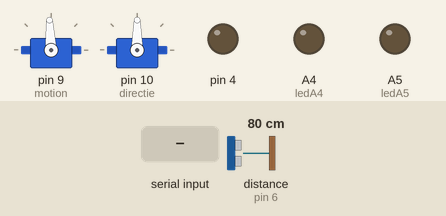
Simulated run of this sketch. Board: Arduino Leonardo, built with avr-gcc and run on an emulated ATmega32U4. Parts: 2 × servo, output pins drawn as LEDs (lit = HIGH). Wiring (inferred from the names in the program): ultrasonic range finder: trigger pin 7; echo pin 6. The test bench sets the inputs (shaded band); at power-on: distance to the obstacle (sensor on pin 6) 80 cm. The echo pulse lasts 58.3 µs per cm; pins used as bus, display or sensor lines are not drawn.

Above: at 8.2 s.
8.3 s: "FL\n" received over the second serial link
At 9.1 s:
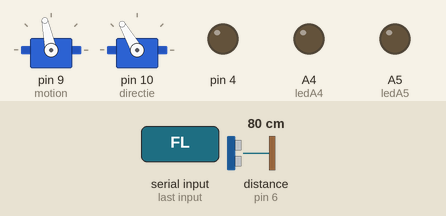
9.8 s: "FR\n" received over the second serial link
At 10.3 s:
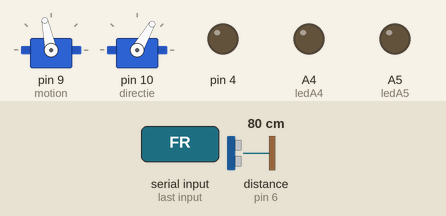
11.3 s: "BL\n" received over the second serial link
At 12.5 s:
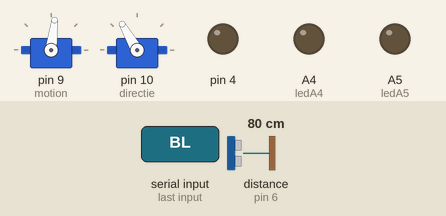
12.8 s: "BR\n" received over the second serial link
At 13.7 s:
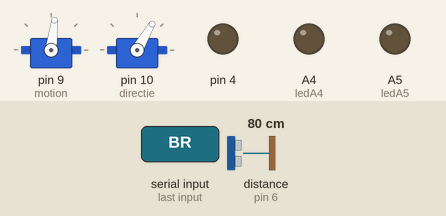
14.3 s: "S\n" received over the second serial link
At 14.9 s:
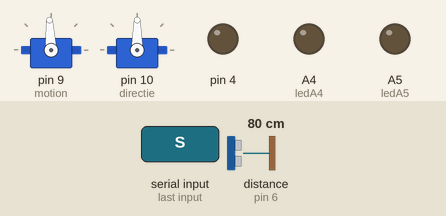
15.8 s: "LF\n" received over the second serial link
At 17.2 s:
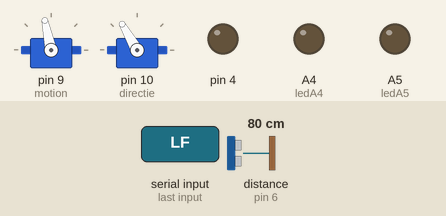
Timing chart, 0 to 18.3 s (numbered marks = the images above; inputs shaded):
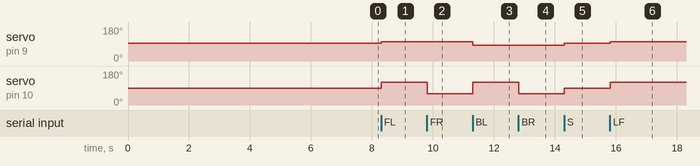

Measured:
- after the input at 8.3 s, servo on pin 9 (motion): 93° → 102° at once; servo on pin 10 (directie): 90° → 120° at once
- after the input at 9.8 s, servo on pin 10 (directie): 120° → 60° at once
- after the input at 11.3 s, servo on pin 9 (motion): 102° → 83° at once; servo on pin 10 (directie): 60° → 120° at once
- after the input at 12.8 s, servo on pin 10 (directie): 120° → 60° at once
- after the input at 14.3 s, servo on pin 9 (motion): 83° → 93° at once; servo on pin 10 (directie): 60° → 90° at once
- after the input at 15.8 s, servo on pin 9 (motion): 93° → 102° at once; servo on pin 10 (directie): 90° → 120° at once

The sketch:

Proiect_PMP.ino
```cpp
#include <Servo.h>

Servo motion;     // Motion servo
Servo directie;    // Direction servo

String command = "";         // Buffer for reading full commands
String currentCommand = "";  // Currently active command
bool stop = false;           // Stop flag

// Constants for HC-SR04
const int TRIG_PIN = 7;  // Ultrasonic sensor TRIG pin
const int ECHO_PIN = 6;  // Ultrasonic sensor ECHO pin

// LEDs
const int ledA4 = A4;
const int ledA5 = A5;
const int ledA6 = A6;

// Variables for distance measurement
float distance = 0;

void setup() {
  // Initialize Serial Communication
  Serial.begin(9600);

  // Initialize Bluetooth Communication (Serial1 for HC-05 on Mega)
  Serial1.begin(9600);

  // Configure ultrasonic sensor pins
  pinMode(TRIG_PIN, OUTPUT);
  pinMode(ECHO_PIN, INPUT);

  // Configure LEDs
  pinMode(ledA4, OUTPUT);
  pinMode(ledA5, OUTPUT);
  pinMode(ledA6, OUTPUT);
  digitalWrite(ledA4, LOW);
  digitalWrite(ledA5, LOW);
  digitalWrite(ledA6, LOW);

  // Attach servos
  motion.attach(9);
  directie.attach(10);

  // Set initial servo positions
  motion.writeMicroseconds(1500);
  directie.write(90);
  delay(7000);
}

void loop() {
  // Measure distance continuously
  distance = measureDistance();

  // Update the stop condition based on distance threshold
  stop = (distance <= 20.0);

  // If a stop condition is met, halt all motion
  if (stop || currentCommand == "S") {
    idle();
    currentCommand = "";  // Clear the active command when stopping
  } else {
    // Execute the current active command if no stop condition
    executeCurrentCommand();
  }

  // Process new commands from Bluetooth
  processCommands();
}

void processCommands() {
  while (Serial1.available() > 0) {
    char incomingChar = Serial1.read(); // Read one character from Bluetooth

    if (incomingChar == '\n') {        // Command delimiter
      command.trim();                  // Remove extra spaces
      if (command == "S") {            // Stop command
        currentCommand = "S";
      } else {
        currentCommand = command;      // Update the current command
      }
      command = "";                    // Clear the command buffer
    } else {
      command += incomingChar;         // Append character to buffer
    }
  }
}

void executeCurrentCommand() {
  if (currentCommand == "FL" || currentCommand == "LF") {
    forwardLeft();
  } else if (currentCommand == "FR" || currentCommand == "RF") {
    forwardRight();
  } else if (currentCommand == "BL" || currentCommand == "LB") {
    backwardLeft();
  } else if (currentCommand == "BR" || currentCommand == "RB") {
    backwardRight();
  } else if (currentCommand == "F") {
    forward();
  } else if (currentCommand == "B") {
    backward();
  } else if (currentCommand == "L") {
    left();
  } else if (currentCommand == "R") {
    right();
  } else if (currentCommand == "Q") {
    blink(ledA4);
  } else if (currentCommand == "E") {
    blink(ledA5);
  }
}

float measureDistance() {
  long duration;
  float distance;

  // Send a 10-microsecond pulse to the TRIG pin
  digitalWrite(TRIG_PIN, LOW);
  delayMicroseconds(2);
  digitalWrite(TRIG_PIN, HIGH);
  delayMicroseconds(10);
  digitalWrite(TRIG_PIN, LOW);

  // Read the ECHO pin to calculate the duration
  duration = pulseIn(ECHO_PIN, HIGH);

  // Calculate the distance in cm
  distance = (duration * 0.034) / 2;
  return distance;
}

void idle() {
  motion.writeMicroseconds(1500);  // Neutral position (stop)
  directie.write(90);               // Center the direction servo
}

void forwardLeft() {
  motion.writeMicroseconds(1600);  // Forward motion
  directie.write(120);              // Steer left
}

void forwardRight() {
  motion.writeMicroseconds(1600);  // Forward motion
  directie.write(60);               // Steer right
}

void backwardLeft() {
  motion.writeMicroseconds(1400);  // Backward motion
  directie.write(120);              // Steer left
}

void backwardRight() {
  motion.writeMicroseconds(1400);  // Backward motion
  directie.write(60);               // Steer right
}

void forward() {
  motion.writeMicroseconds(1600);  // Forward motion
  directie.write(90);               // Center direction
}

void backward() {
  motion.writeMicroseconds(1400);  // Backward motion
  directie.write(90);               // Center direction
}

void left() {
  directie.write(120);              // Steer left
}

void right() {
  directie.write(60);               // Steer right
}

void blink(int led) {
  for (int i = 0; i < 5; i++) {
    digitalWrite(led, HIGH);  // Turn the LED on
    delay(500);
    digitalWrite(led, LOW);   // Turn the LED off
    delay(500);
  }
}
```
